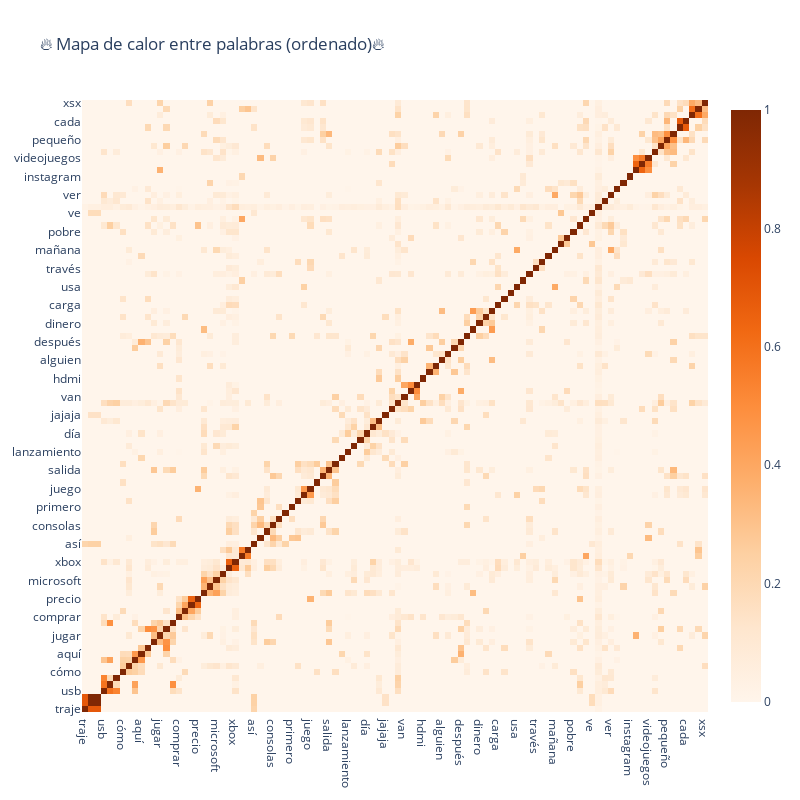

Notebook code for this chart:
### Code cell
trace = go.Heatmap(z=temp2.values.tolist(),
                   x=temp2.index.values,
                   y=temp2.columns.values,
                   colorscale='Oranges')

layout = go.Layout(title='🔥 Mapa de calor entre palabras (ordenado)🔥',
                   width=800, height=800)

fig = go.Figure(data=[trace],layout=layout)
iplot(fig)

### Figure 1 — Plotly figure (JSON) as saved in the notebook; plotly's stock layout.template omitted (floating-point values rounded to 4 significant figures; data arrays with more than 128 entries replaced by an {"elided": "..."} marker saying what was removed)
{"data": [{"colorscale": [[0, "rgb(255,245,235)"], [0.125, "rgb(254,230,206)"], [0.25, "rgb(253,208,162)"], [0.375, "rgb(253,174,107)"], [0.5, "rgb(253,141,60)"], [0.625, "rgb(241,105,19)"], [0.75, "rgb(217,72,1)"], [0.875, "rgb(166,54,3)"], [1, "rgb(127,39,4)"]], "type": "heatmap", "x": ["traje", "spider", "man", "usb", "guardar", "deja", "cómo", "mundo", "pagar", "aquí", "ustedes", "meses", "jugar", "bueno", "puedes", "comprar", "voy", "triple", "precio", "sony", "nueva", "microsoft", "consola", "series", "xbox", "fotos", "subiendo", "así", "vida", "hace", "consolas", "creo", "trajes", "primero", "spiderman", "mas", "juego", "pronto", "disco", "salida", "ganas", "fin", "lanzamiento", "pandemia", "llegó", "día", "ventas", "solo", "jajaja", "ahora", "si", "van", "modo", "fps", "hdmi", "comprado", "controles", "alguien", "entonces", "jajajajajajajaja", "después", "tener", "tiendas", "dinero", "hacer", "compra", "carga", "unboxing", "enamoro", "usa", "filtro", "va", "través", "nuevo", "semana", "mañana", "like", "pasa", "pobre", "juegos", "gente", "ve", "ps", "pueden", "ver", "quiero", "hoy", "instagram", "podrás", "noviembre", "videojuegos", "ssd", "igual", "pequeño", "decir", "vez", "cada", "problemas", "visto", "xsx"], "y": ["traje", "spider", "man", "usb", "guardar", "deja", "cómo", "mundo", "pagar", "aquí", "ustedes", "meses", "jugar", "bueno", "puedes", "comprar", "voy", "triple", "precio", "sony", "nueva", "microsoft", "consola", "series", "xbox", "fotos", "subiendo", "así", "vida", "hace", "consolas", "creo", "trajes", "primero", "spiderman", "mas", "juego", "pronto", "disco", "salida", "ganas", "fin", "lanzamiento", "pandemia", "llegó", "día", "ventas", "solo", "jajaja", "ahora", "si", "van", "modo", "fps", "hdmi", "comprado", "controles", "alguien", "entonces", "jajajajajajajaja", "después", "tener", "tiendas", "dinero", "hacer", "compra", "carga", "unboxing", "enamoro", "usa", "filtro", "va", "través", "nuevo", "semana", "mañana", "like", "pasa", "pobre", "juegos", "gente", "ve", "ps", "pueden", "ver", "quiero", "hoy", "instagram", "podrás", "noviembre", "videojuegos", "ssd", "igual", "pequeño", "decir", "vez", "cada", "problemas", "visto", "xsx"], "z": {"elided": "100x100 float values"}}], "layout": {"height": 800, "title": {"text": "🔥 Mapa de calor entre palabras (ordenado)🔥"}, "width": 800}}
